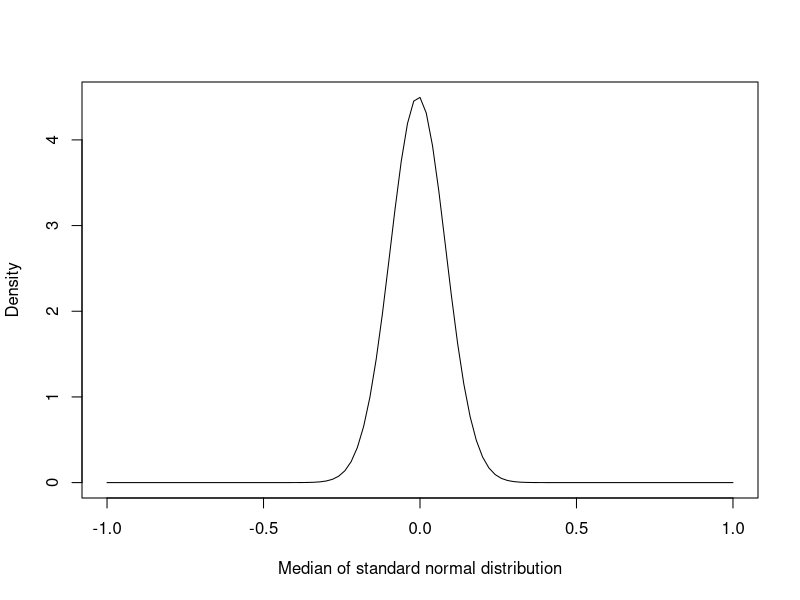
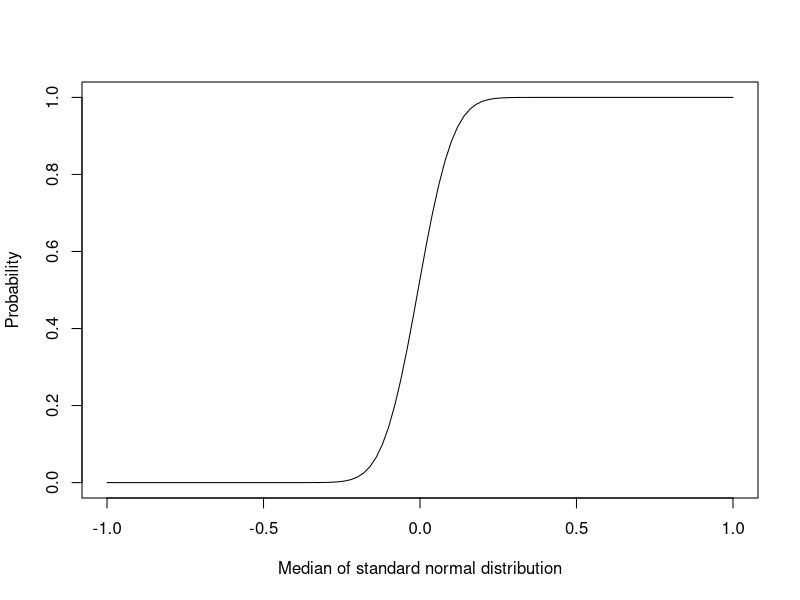
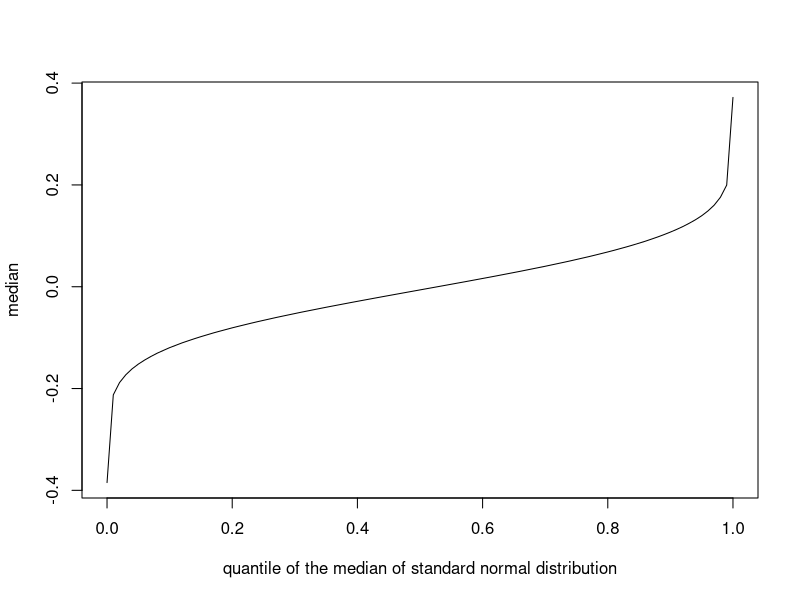
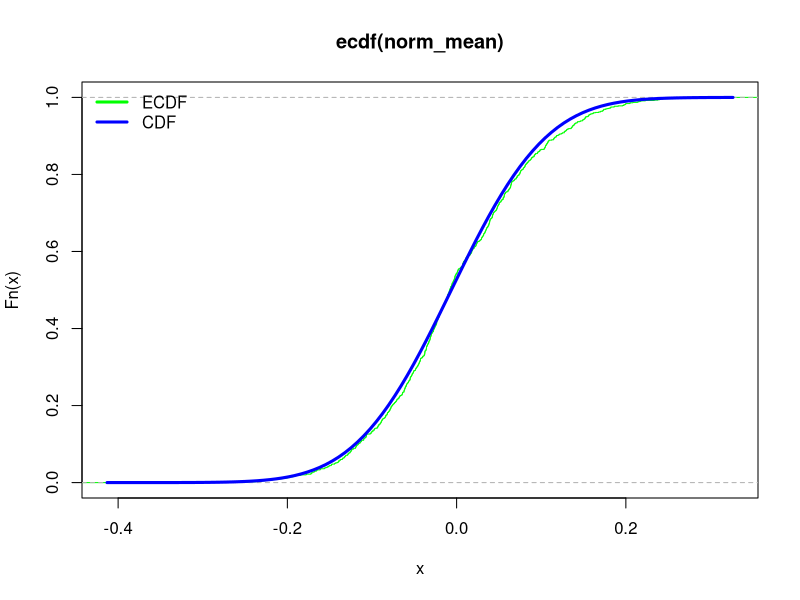
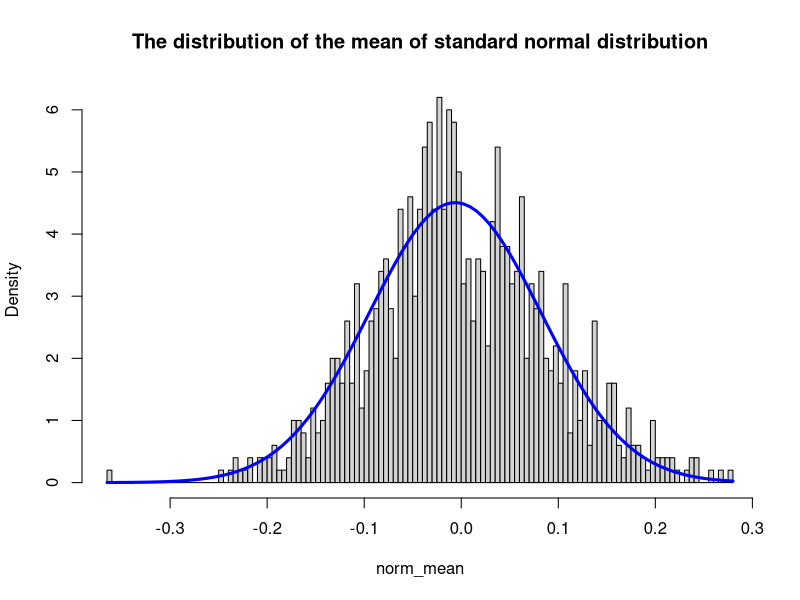
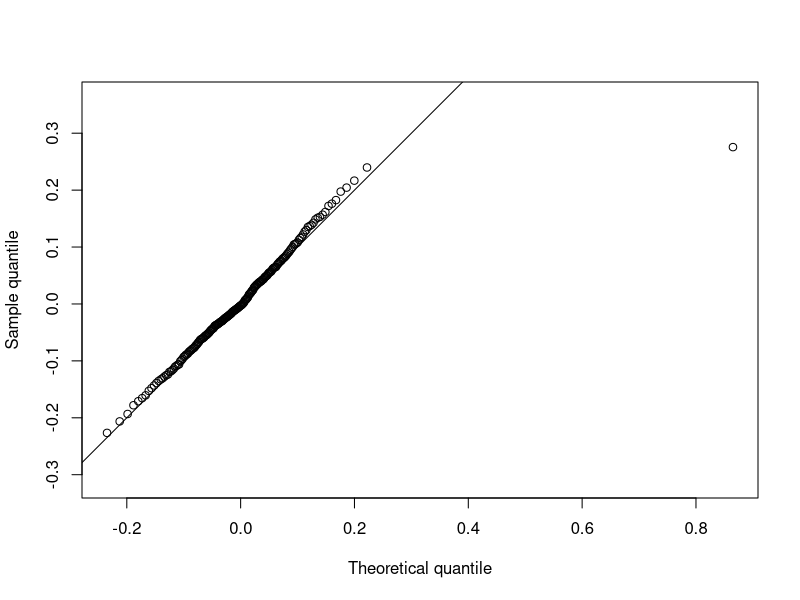
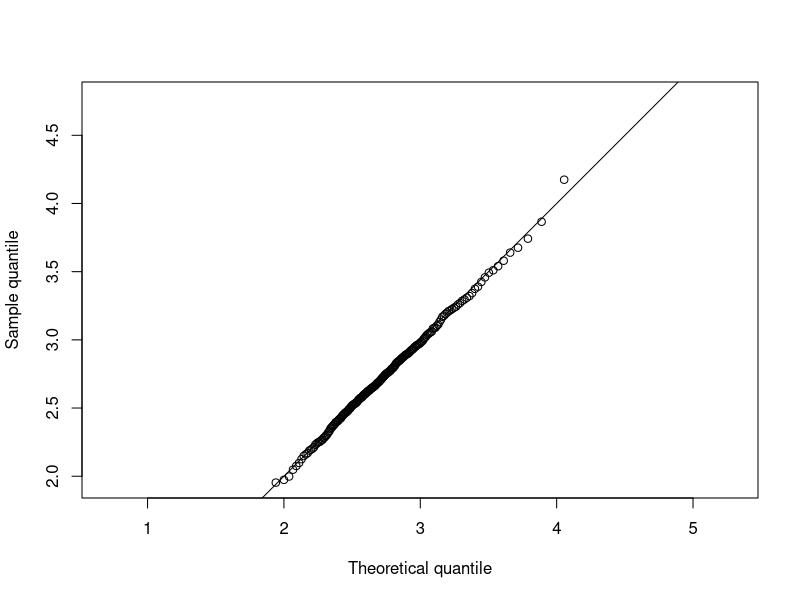
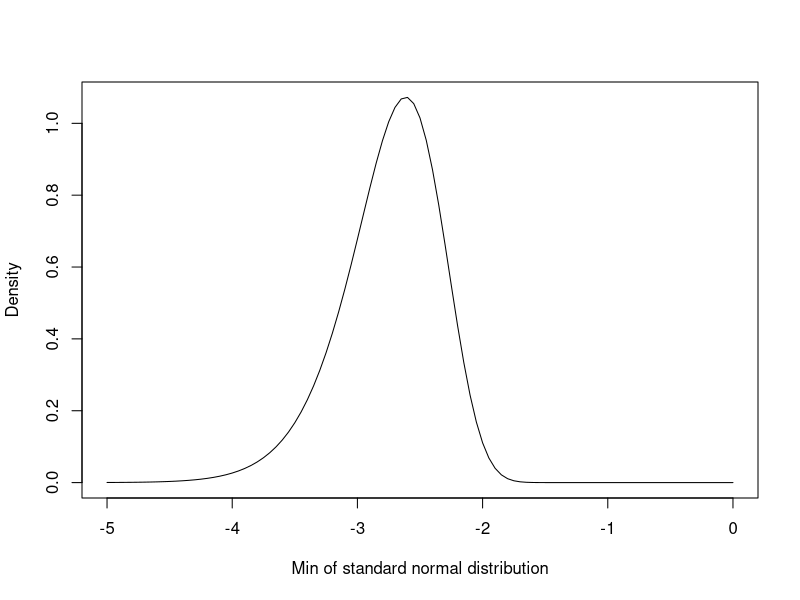

Recreate these plots in R, in order.
## ---- chunk 1
knitr::opts_chunk$set(echo=TRUE, warning=FALSE, message=FALSE, cache=TRUE)
## ---- chunk 2
library(dplyr)
## ---- chunk 3
dorder = function(x){
k = 100
n = 200
  k*
  choose(n,k)*
  (pnorm(x, 0, 1))^(k-1)*
  (1-pnorm(x, 0, 1))^(n-k)*
  dnorm(x, 0, 1)

}

curve(dorder(x),
      -1,
      1, 
      xlab = "Median of standard normal distribution",
      ylab = "Density")

## ---- chunk 4
porder <- function(x){
  k = 100
  n = 200
  pbinom(k-1, n, pnorm(x, 0, 1), lower.tail = FALSE)
}
curve(porder(x),
      -1,
      1, 
      xlab = "Median of standard normal distribution",
      ylab = "Probability")
## ---- chunk 5
qorder = function(x){
  ls = data.frame(x_var = seq(-1,1, by = 0.01)) %>%
    mutate(p = porder(x_var))
  q = approxfun(ls$p, ls$x_var)
  return(q(x))
}

curve(qorder(x),
      0.00001, 
      0.99999,
      xlab = "quantile of the median of standard normal distribution",
      ylab = "median")
## ---- chunk 6
norm_mean = replicate(
  1000,
  rnorm(200, mean = 0, sd = 1) %>% sort %>% `[` (100)
)

plot(ecdf(norm_mean), do.points = F, col = "green")
curve(porder(x), add = T, lwd = 3, col = "blue")
legend(
  "topleft",
  c("ECDF", "CDF"),
  lwd = 3,
  col = c("green", "blue"), 
  bty = "n"
)
## ---- chunk 7
hist(norm_mean, freq = FALSE, main = "The distribution of the mean of standard normal distribution", breaks = 100)
curve(dorder(x), add = T, lwd = 3, col = "blue")
## ---- chunk 8
q_candidate <- qorder

x <- q_candidate((1:200)/200)
y <- quantile(norm_mean, probs = (1:200)/200)

plot(x,y, asp = 1, xlab = "Theoretical quantile", ylab = "Sample quantile")
abline(0,1)
## ---- chunk 9
dorder = function(x, k){
n = 200
  k*
  choose(n,k)*
  (pnorm(x, 0, 1))^(k-1)*
  (1-pnorm(x, 0, 1))^(n-k)*
  dnorm(x, 0, 1)

}

porder <- function(x, k){
  n = 200
  pbinom(k-1, n, pnorm(x, 0, 1), lower.tail = FALSE)
}

qorder = function(x, k){
  ls = data.frame(x_var = seq(-1,1, by = 0.01)) %>%
    mutate(p = porder(x_var, k))
  q = approxfun(ls$p, ls$x_var)
  return(q(x))
}
## ---- chunk 10
qorder = function(x, k, x_var){
  ls = data.frame(x_var) %>%
    mutate(p = porder(x_var, k))
  q = approxfun(ls$p, ls$x_var)
  return(q(x))
}
norm_max = replicate(
  1000,
  rnorm(200, mean = 0, sd = 1) %>% sort %>% `[` (200)
)

x <- qorder((1:200)/200, k = 200, x_var = seq(0,5, by = 0.01))
y <- quantile(norm_max, probs = (1:200)/200)

plot(x,y, asp = 1, xlab = "Theoretical quantile", ylab = "Sample quantile")
abline(0,1)
## ---- chunk 11
`%|%` = function(a,b){paste0(a,b)}

dorder = function(x, k, n, dist, ...){
  F = eval(parse(text = "p" %|% dist))
  f = eval(parse(text = "d" %|% dist))
  k*
  choose(n,k)*
  (F(x, ...))^(k-1)*
  (1-F(x, ...))^(n-k)*
  f(x, ...)

}

porder <- function(x, k, n, dist, ...){
  F =eval(parse(text = "p" %|% dist))
  f = eval(parse(text = "d" %|% dist))
  pbinom(k-1, n, F(x, ...), lower.tail = FALSE)
}

qorder = function(x, x_var, k, n, dist, ...){
  ls = data.frame(x_var) %>%
    mutate(p = porder(x_var, k, n, dist, ...))
  q = approxfun(ls$p, ls$x_var)
  return(q(x))
}
## ---- chunk 12
curve(dorder(x, 1, 200, dist = "norm", mean = 0, sd = 1),
      -5, 
      0,
      xlab = "Min of standard normal distribution",
      ylab = "Density")
curve(porder(x, 1, 200, dist = "norm", mean = 0, sd = 1),
      -5, 
      0,
      xlab = "Min of standard normal distribution",
      ylab = "Density")
